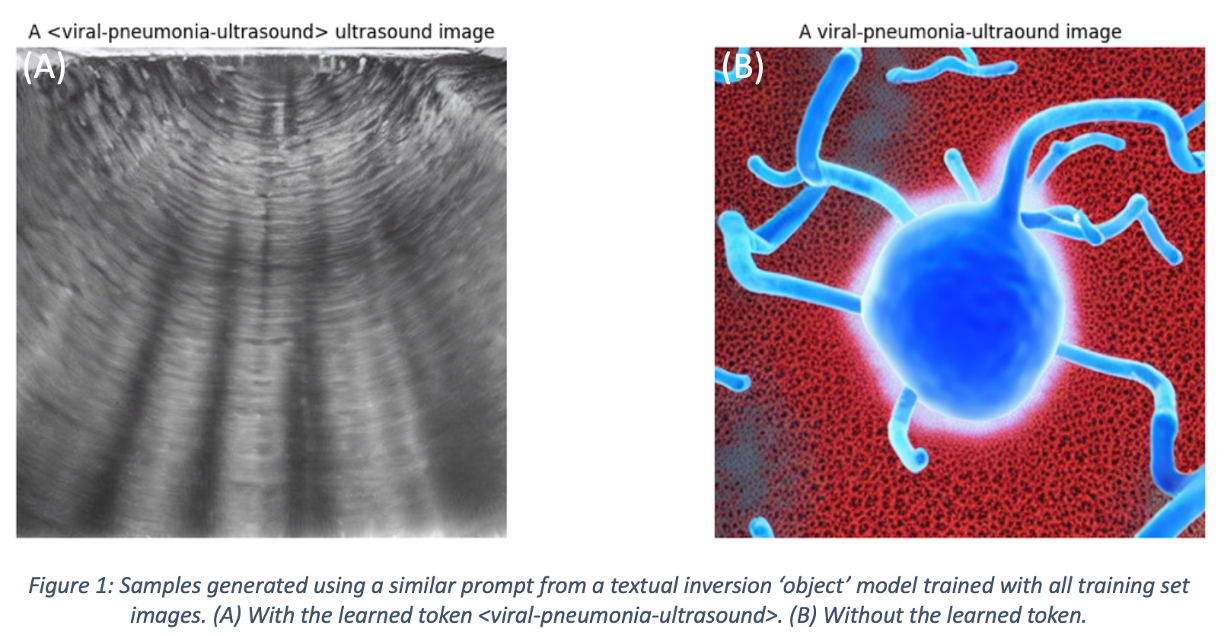
#> input picture uls_inversion1.png, 1224 x 636 px, given as the content of the folder th semester/ML4Health/Final project/data/viral_training_data, which was not available
$ python original_viral_pneumonia_stats.py
#> lines starting #> are read from the running program, lines starting #| are printed output that depends on the picture; pictures that were not available may be replaced by others from this repository, and a replacement may not be noted
import os
import pandas as pd
from PIL import Image
import argparse
import matplotlib.pyplot as plt
import numpy as np
from scipy.stats import entropy
from tqdm import tqdm


def calculate_entropy(image):
    hist = np.histogram(image.flatten(), bins=256, range=[0,256])[0]
    hist = hist / hist.sum()
    return entropy(hist)

def calculate_std(image):
    return np.std(image)

def df_stats(df, output_dir, model_name):
    # Create output directory if it doesn't exist
    if not os.path.exists(output_dir):
        os.makedirs(output_dir)

    # Descriptive statistics for 'std' and 'entropy'
    print("Statistics for 'std':")
    print(df['std'].describe())
    print("\nStatistics for 'entropy':")
    print(df['entropy'].describe())

    # Save statistics to a text file
    with open(os.path.join(output_dir, f'df_statistics_{model_name}.txt'), 'w') as f:
        f.write("Statistics for 'std':\n")
        f.write(str(df['std'].describe()))
        f.write("\n\nStatistics for 'entropy':\n")
        f.write(str(df['entropy'].describe()))

    # Histogram for 'std'
    plt.figure()
    plt.hist(df['std'], bins=20, alpha=0.5, color='g', label='std')
    plt.xlabel('Standard Deviation')
    plt.ylabel('Frequency')
    plt.legend(loc='upper right')
    plt.title('Histogram of Standard Deviation')
    plt.savefig(os.path.join(output_dir, f'histogram_std_{model_name}.png'))
    # plt.show()

    # Histogram for 'entropy'
    plt.figure()
    plt.hist(df['entropy'], bins=20, alpha=0.5, color='b', label='entropy')
    plt.xlabel('Entropy')
    plt.ylabel('Frequency')
    plt.legend(loc='upper right')
    plt.title('Histogram of Entropy')
    plt.savefig(os.path.join(output_dir, f'histogram_entropy_{model_name}.png'))
    # plt.show()

    # Boxplot for 'std'
    plt.figure()
    plt.boxplot(df['std'])
    plt.title('Boxplot of Standard Deviation')
    plt.savefig(os.path.join(output_dir, f'boxplot_std_{model_name}.png'))
    # plt.show()

    # Boxplot for 'entropy'
    plt.figure()
    plt.boxplot(df['entropy'])
    plt.title('Boxplot of Entropy')
    plt.savefig(os.path.join(output_dir, f'boxplot_entropy_{model_name}.png'))
    # plt.show()

def create_data_df(images_base_dir, diff_model_name):
    """
    Create a DataFrame containing image data, including file path, image stats and label.

    :param images_base_dir: Directory containing the images directory called 'samples'
    :return: DataFrame with image data
    """
#> called with diff_model_name = 'original_viral_training_data'

    images_dir = images_base_dir

    # Initialize data and label dictionary
    data = []

    # Iterate through labels and images
    for image_name in tqdm(os.listdir(images_dir)):
        image_path = os.path.join(images_dir, image_name)
        image_name_strip = image_name.split('.')[0]
        label_name = 'viral'
        label = 3
        image = Image.open(image_path)
#> image is the input picture: PIL image 1224x636 RGBA; mean R, G, B, A 166.7, 154.4, 166.3, 254.2
        image_np = np.array(image)
        image_std = calculate_std(image_np)
#> image_std = 81.81
        image_entropy = calculate_entropy(image_np)
#> in calculate_entropy, `hist = np.histogram(image.flatten(), bins=256, range=[0,256])[0]`: hist = 256 values, max 1573811 at index 255, min 12 at index 1, mean 12163.5
#> in calculate_entropy, `hist = hist / hist.sum()`: hist = 256 values, max 0.505 at index 255, min 3.85e-06 at index 1, mean 0.00391
#> image_entropy = 3.34
        image_width, image_height = image.size
#> image_width = 1224; image_height = 636

        data.append([image_name_strip, image_path, diff_model_name, label_name, label, image_std, image_entropy, image_width, image_height])

    # Create DataFrame and add data_type based on custom splits
    df = pd.DataFrame(data, columns=['image_name', 'image_path', 'diff_model_name', 'label_name', 'label', 'std', 'entropy', 'width', 'height'])
#> df = table of 1 rows and 9 columns
    # df['image_name'] = df['image_name'].astype(int)
    # df = df.sort_values('image_name')

    return df

if __name__ == "__main__":
    # Argument parsing for command-line execution
    parser = argparse.ArgumentParser(description="Create a DataFrame from lung ultrasound data.")
    # [4 lines of commented-out code are left out]
    parser.add_argument("--images_base_dir", default='/Users/amitaylev/Desktop/Amitay/Msc/4th semester/ML4Health/Final project/data/viral_training_data', help="Path to the directory containing the images.")
    parser.add_argument("--diff_model_name", default="original_viral_training_data", help="Name of the diffusion model used to generate the current dataset.")

    args = parser.parse_args()
    df = create_data_df(args.images_base_dir, args.diff_model_name)
#> df = table of 1 rows and 9 columns
    df_stats(df, os.path.join(args.images_base_dir, 'dataset_stats'), args.diff_model_name)
#> in df_stats, `plt.savefig(os.path.join(output_dir, f'histogram_std_{model_name}.png'))`:
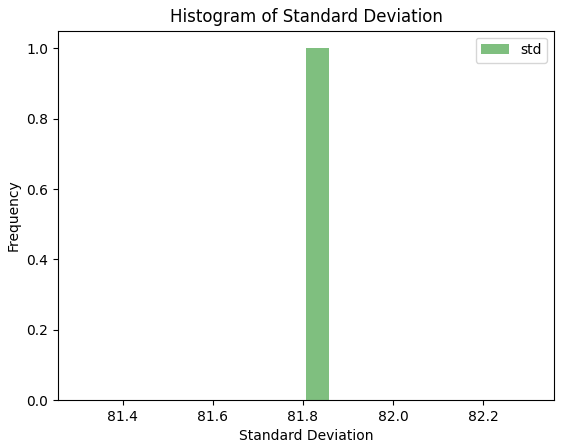
#> figure drawn by matplotlib, 1 panel; tallest bar 1 high, from x = 81.81 to 81.86
#> in df_stats, `plt.savefig(os.path.join(output_dir, f'histogram_entropy_{model_name}...`:
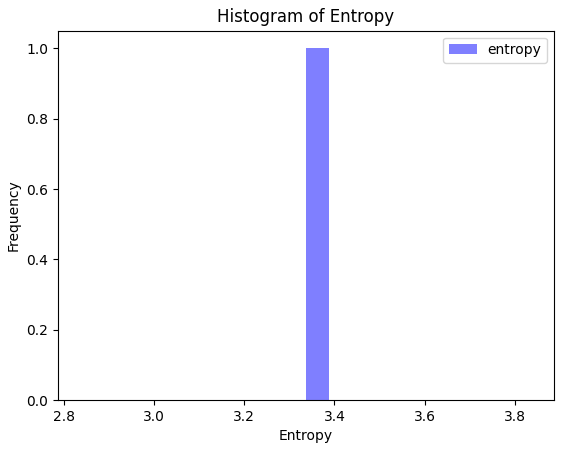
#> figure drawn by matplotlib, 1 panel; tallest bar 1 high, from x = 3.34 to 3.39
#> in df_stats, `plt.savefig(os.path.join(output_dir, f'boxplot_std_{model_name}.png'))`:
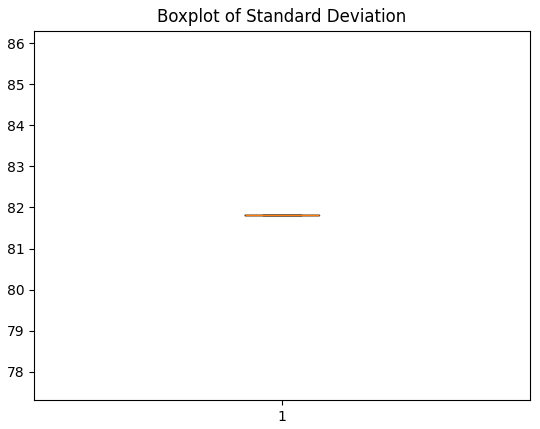
#> figure drawn by matplotlib, 1 panel
#> in df_stats, `plt.savefig(os.path.join(output_dir, f'boxplot_entropy_{model_name}.pn..`:
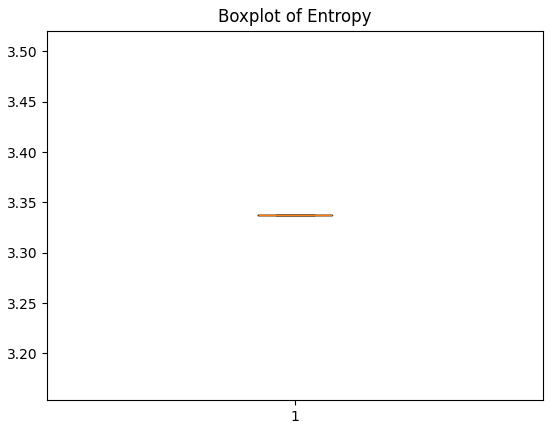
#> figure drawn by matplotlib, 1 panel

    # Save df
    output_path = os.path.join(args.images_base_dir, f'original_viral_uls_data_{args.diff_model_name}.csv')
    df.to_csv(output_path, index=False)
    print(f"DataFrame saved to {output_path}")
